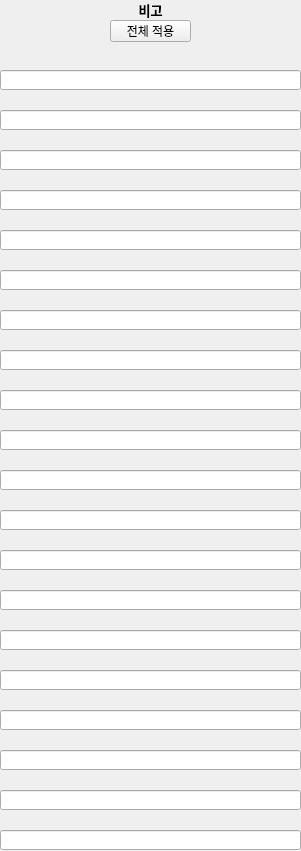
  <widget class="QWidget" name="widget_17" native="true">
   <property name="geometry">
    <rect>
     <x>1600</x>
     <y>20</y>
     <width>301</width>
     <height>851</height>
    </rect>
   </property>
   <widget class="QWidget" name="widget_9" native="true">
    <property name="geometry">
     <rect>
      <x>0</x>
      <y>70</y>
      <width>301</width>
      <height>781</height>
     </rect>
    </property>
    <widget class="QLineEdit" name="noteEnt_10">
     <property name="geometry">
      <rect>
       <x>0</x>
       <y>360</y>
       <width>301</width>
       <height>20</height>
      </rect>
     </property>
    </widget>
    <widget class="QLineEdit" name="noteEnt_13">
     <property name="geometry">
      <rect>
       <x>0</x>
       <y>480</y>
       <width>301</width>
       <height>20</height>
      </rect>
     </property>
    </widget>
    <widget class="QLineEdit" name="noteEnt_8">
     <property name="geometry">
      <rect>
       <x>0</x>
       <y>280</y>
       <width>301</width>
       <height>20</height>
      </rect>
     </property>
    </widget>
    <widget class="QLineEdit" name="noteEnt_4">
     <property name="geometry">
      <rect>
       <x>0</x>
       <y>120</y>
       <width>301</width>
       <height>20</height>
      </rect>
     </property>
    </widget>
    <widget class="QLineEdit" name="noteEnt_17">
     <property name="geometry">
      <rect>
       <x>0</x>
       <y>640</y>
       <width>301</width>
       <height>20</height>
      </rect>
     </property>
    </widget>
    <widget class="QLineEdit" name="noteEnt_14">
     <property name="geometry">
      <rect>
       <x>0</x>
       <y>520</y>
       <width>301</width>
       <height>20</height>
      </rect>
     </property>
    </widget>
    <widget class="QLineEdit" name="noteEnt_16">
     <property name="geometry">
      <rect>
       <x>0</x>
       <y>600</y>
       <width>301</width>
       <height>20</height>
      </rect>
     </property>
    </widget>
    <widget class="QLineEdit" name="noteEnt_20">
     <property name="geometry">
      <rect>
       <x>0</x>
       <y>760</y>
       <width>301</width>
       <height>20</height>
      </rect>
     </property>
    </widget>
    <widget class="QLineEdit" name="noteEnt_12">
     <property name="geometry">
      <rect>
       <x>0</x>
       <y>440</y>
       <width>301</width>
       <height>20</height>
      </rect>
     </property>
    </widget>
    <widget class="QLineEdit" name="noteEnt_6">
     <property name="geometry">
      <rect>
       <x>0</x>
       <y>200</y>
       <width>301</width>
       <height>20</height>
      </rect>
     </property>
    </widget>
    <widget class="QLineEdit" name="noteEnt_18">
     <property name="geometry">
      <rect>
       <x>0</x>
       <y>680</y>
       <width>301</width>
       <height>20</height>
      </rect>
     </property>
    </widget>
    <widget class="QLineEdit" name="noteEnt_11">
     <property name="geometry">
      <rect>
       <x>0</x>
       <y>400</y>
       <width>301</width>
       <height>20</height>
      </rect>
     </property>
    </widget>
    <widget class="QLineEdit" name="noteEnt_7">
     <property name="geometry">
      <rect>
       <x>0</x>
       <y>240</y>
       <width>301</width>
       <height>20</height>
      </rect>
     </property>
    </widget>
    <widget class="QLineEdit" name="noteEnt_3">
     <property name="geometry">
      <rect>
       <x>0</x>
       <y>80</y>
       <width>301</width>
       <height>20</height>
      </rect>
     </property>
    </widget>
    <widget class="QLineEdit" name="noteEnt_2">
     <property name="geometry">
      <rect>
       <x>0</x>
       <y>40</y>
       <width>301</width>
       <height>20</height>
      </rect>
     </property>
    </widget>
    <widget class="QLineEdit" name="noteEnt_19">
     <property name="geometry">
      <rect>
       <x>0</x>
       <y>720</y>
       <width>301</width>
       <height>20</height>
      </rect>
     </property>
    </widget>
    <widget class="QLineEdit" name="noteEnt_9">
     <property name="geometry">
      <rect>
       <x>0</x>
       <y>320</y>
       <width>301</width>
       <height>20</height>
      </rect>
     </property>
    </widget>
    <widget class="QLineEdit" name="noteEnt_15">
     <property name="geometry">
      <rect>
       <x>0</x>
       <y>560</y>
       <width>301</width>
       <height>20</height>
      </rect>
     </property>
    </widget>
    <widget class="QLineEdit" name="noteEnt_5">
     <property name="geometry">
      <rect>
       <x>0</x>
       <y>160</y>
       <width>301</width>
       <height>20</height>
      </rect>
     </property>
    </widget>
    <widget class="QLineEdit" name="noteEnt_1">
     <property name="geometry">
      <rect>
       <x>0</x>
       <y>0</y>
       <width>301</width>
       <height>20</height>
      </rect>
     </property>
    </widget>
   </widget>
   <widget class="QLabel" name="label_14">
    <property name="geometry">
     <rect>
      <x>0</x>
      <y>0</y>
      <width>301</width>
      <height>20</height>
     </rect>
    </property>
    <property name="font">
     <font>
      <pointsize>10</pointsize>
      <weight>75</weight>
      <bold>true</bold>
     </font>
    </property>
    <property name="text">
     <string>비고</string>
    </property>
    <property name="alignment">
     <set>Qt::AlignCenter</set>
    </property>
   </widget>
   <widget class="QPushButton" name="noteAllBtn">
    <property name="geometry">
     <rect>
      <x>110</x>
      <y>20</y>
      <width>81</width>
      <height>22</height>
     </rect>
    </property>
    <property name="text">
     <string>전체 적용</string>
    </property>
   </widget>
  </widget>
